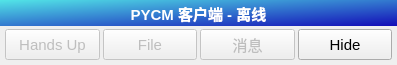
<?xml version="1.0" encoding="UTF-8"?>
<ui version="4.0">
 <class>MainForm</class>
 <widget class="QWidget" name="MainForm">
  <property name="geometry">
   <rect>
    <x>0</x>
    <y>0</y>
    <width>397</width>
    <height>65</height>
   </rect>
  </property>
  <property name="windowTitle">
   <string>客户端</string>
  </property>
  <property name="windowIcon">
   <iconset resource="../Resources/Resources.qrc">
    <normaloff>:/Core/Core/Logo.png</normaloff>:/Core/Core/Logo.png</iconset>
  </property>
  <layout class="QVBoxLayout" name="main_layout">
   <property name="spacing">
    <number>0</number>
   </property>
   <property name="leftMargin">
    <number>0</number>
   </property>
   <property name="topMargin">
    <number>0</number>
   </property>
   <property name="rightMargin">
    <number>0</number>
   </property>
   <property name="bottomMargin">
    <number>0</number>
   </property>
   <item>
    <widget class="QWidget" name="main_container" native="true">
     <layout class="QVBoxLayout" name="main_container_layout">
      <property name="spacing">
       <number>0</number>
      </property>
      <property name="leftMargin">
       <number>0</number>
      </property>
      <property name="topMargin">
       <number>0</number>
      </property>
      <property name="rightMargin">
       <number>0</number>
      </property>
      <property name="bottomMargin">
       <number>0</number>
      </property>
      <item>
       <widget class="QLabel" name="title_label">
        <property name="font">
         <font>
          <pointsize>11</pointsize>
          <weight>75</weight>
          <bold>true</bold>
         </font>
        </property>
        <property name="styleSheet">
         <string notr="true">background-color: qlineargradient(spread:pad, x1:0, y1:0, x2:1, y2:1, stop:0 rgba(82, 229, 231, 255), stop:1 rgba(19, 12, 183, 255));
color: rgb(255, 255, 255);</string>
        </property>
        <property name="text">
         <string>PYCM 客户端 - 离线</string>
        </property>
        <property name="alignment">
         <set>Qt::AlignCenter</set>
        </property>
       </widget>
      </item>
      <item>
       <layout class="QHBoxLayout" name="tool_buttons_layout" stretch="1,1,1,1">
        <property name="spacing">
         <number>3</number>
        </property>
        <property name="leftMargin">
         <number>5</number>
        </property>
        <property name="topMargin">
         <number>3</number>
        </property>
        <property name="rightMargin">
         <number>5</number>
        </property>
        <property name="bottomMargin">
         <number>5</number>
        </property>
        <item>
         <widget class="QPushButton" name="notify_button">
          <property name="enabled">
           <bool>false</bool>
          </property>
          <property name="sizePolicy">
           <sizepolicy hsizetype="Expanding" vsizetype="Minimum">
            <horstretch>0</horstretch>
            <verstretch>0</verstretch>
           </sizepolicy>
          </property>
          <property name="font">
           <font>
            <pointsize>11</pointsize>
           </font>
          </property>
          <property name="text">
           <string>Hands Up</string>
          </property>
         </widget>
        </item>
        <item>
         <widget class="QPushButton" name="file_button">
          <property name="enabled">
           <bool>false</bool>
          </property>
          <property name="sizePolicy">
           <sizepolicy hsizetype="Minimum" vsizetype="Minimum">
            <horstretch>0</horstretch>
            <verstretch>0</verstretch>
           </sizepolicy>
          </property>
          <property name="font">
           <font>
            <pointsize>11</pointsize>
           </font>
          </property>
          <property name="text">
           <string>File</string>
          </property>
         </widget>
        </item>
        <item>
         <widget class="QPushButton" name="private_message_button">
          <property name="enabled">
           <bool>false</bool>
          </property>
          <property name="sizePolicy">
           <sizepolicy hsizetype="Expanding" vsizetype="Minimum">
            <horstretch>0</horstretch>
            <verstretch>0</verstretch>
           </sizepolicy>
          </property>
          <property name="font">
           <font>
            <pointsize>11</pointsize>
           </font>
          </property>
          <property name="text">
           <string>消息</string>
          </property>
         </widget>
        </item>
        <item>
         <widget class="QPushButton" name="hide_button">
          <property name="sizePolicy">
           <sizepolicy hsizetype="Minimum" vsizetype="Minimum">
            <horstretch>0</horstretch>
            <verstretch>0</verstretch>
           </sizepolicy>
          </property>
          <property name="font">
           <font>
            <pointsize>11</pointsize>
           </font>
          </property>
          <property name="text">
           <string>Hide</string>
          </property>
         </widget>
        </item>
       </layout>
      </item>
     </layout>
    </widget>
   </item>
  </layout>
  <action name="action_send_file">
   <property name="text">
    <string>发送文件</string>
   </property>
  </action>
  <action name="action_file_client">
   <property name="text">
    <string>文件客户端</string>
   </property>
  </action>
 </widget>
 <resources>
  <include location="../Resources/Resources.qrc"/>
 </resources>
 <connections>
  <connection>
   <sender>notify_button</sender>
   <signal>clicked()</signal>
   <receiver>MainForm</receiver>
   <slot>notify_console()</slot>
   <hints>
    <hint type="sourcelabel">
     <x>47</x>
     <y>48</y>
    </hint>
    <hint type="destinationlabel">
     <x>161</x>
     <y>34</y>
    </hint>
   </hints>
  </connection>
  <connection>
   <sender>hide_button</sender>
   <signal>clicked()</signal>
   <receiver>MainForm</receiver>
   <slot>hide()</slot>
   <hints>
    <hint type="sourcelabel">
     <x>391</x>
     <y>48</y>
    </hint>
    <hint type="destinationlabel">
     <x>161</x>
     <y>34</y>
    </hint>
   </hints>
  </connection>
  <connection>
   <sender>private_message_button</sender>
   <signal>clicked()</signal>
   <receiver>MainForm</receiver>
   <slot>show_messaging_window()</slot>
   <hints>
    <hint type="sourcelabel">
     <x>239</x>
     <y>28</y>
    </hint>
    <hint type="destinationlabel">
     <x>206</x>
     <y>17</y>
    </hint>
   </hints>
  </connection>
 </connections>
 <slots>
  <slot>show_file_send_window()</slot>
  <slot>notify_console()</slot>
  <slot>show_messaging_window()</slot>
 </slots>
</ui>
